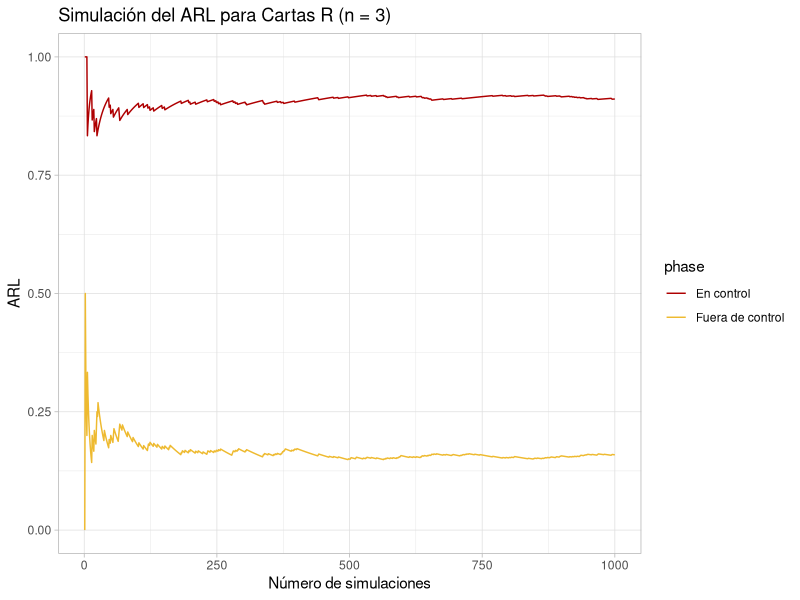
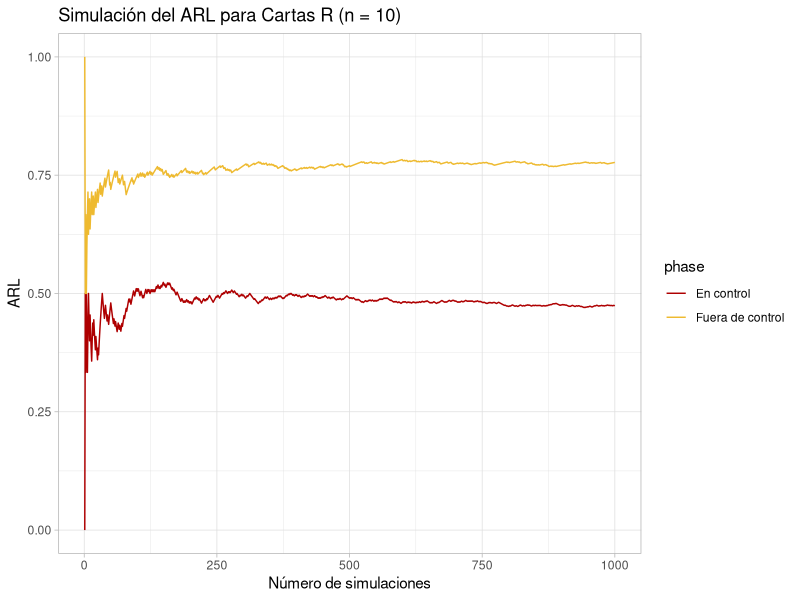

The R script that drew these images, in order:
################################################################################
############################### PUNTO 1 ########################################

library(ggplot2)

# Función para calcular el rango de una muestra
calculate_range <- function(sample_data) {
  return(max(sample_data) - min(sample_data))
}

# Función para simular ARL de Cartas R
simulate_R_chart_ARL_both_phases <- function(n, sigma, control_limits, num_simulations = 1000) {
  arl_results_in_control <- numeric(num_simulations)
  arl_results_out_of_control <- numeric(num_simulations)
  
  # Fase 1: Establecer límites de control
  for (i in 1:num_simulations) {
    sample_data <- rnorm(n, mean = 0, sd = sigma)
    sample_range <- calculate_range(sample_data)
    if (sample_range > control_limits) {
      arl_results_out_of_control[i] <- 1
    } else {
      arl_results_in_control[i] <- 1
    }
  }
  
  # Fase 2: Monitorear el proceso
  for (i in 1:num_simulations) {
    if (arl_results_in_control[i] == 1) {
      sample_data <- rnorm(n, mean = 0, sd = sigma)
      sample_range <- calculate_range(sample_data)
      if (sample_range > control_limits) {
        arl_results_out_of_control[i] <- 1
      }
    }
  }
  
  # Calcular ARL
  arl_in_control <- cumsum(arl_results_in_control) / seq_along(arl_results_in_control)
  arl_out_of_control <- cumsum(arl_results_out_of_control) / seq_along(arl_results_out_of_control)
  
  return(data.frame(
    simulation_number = seq_along(arl_in_control),
    ARL_in_control = arl_in_control,
    ARL_out_of_control = arl_out_of_control
  ))
}

# Parámetros
sigma <- 1  # Desviación estándar
control_limits <- 3 * sigma  # Límites de control
n_values <- c(3, 10)  # Tamaños de las muestras
num_simulations <- 1000  # Número de simulaciones

# Establecer semilla aleatoria para reproducibilidad
set.seed(123)

# Simular ARL para diferentes tamaños de muestra
arl_data <- lapply(n_values, function(n) {
  simulate_R_chart_ARL_both_phases(n, sigma, control_limits, num_simulations)
})

# Convertir datos a formato largo para ggplot
arl_long <- lapply(arl_data, function(df) {
  df_long <- tidyr::pivot_longer(df, cols = c(ARL_in_control, ARL_out_of_control),
                                 names_to = "phase", values_to = "ARL")
  df_long$phase <- factor(df_long$phase, levels = c("ARL_in_control", "ARL_out_of_control"),
                          labels = c("En control", "Fuera de control"))
  return(df_long)
})

# Graficar utilizando ggplot2
ggplot(arl_long[[1]], aes(x = simulation_number, y = ARL, color = phase, linetype = phase)) +
  geom_line() +
  labs(x = "Número de simulaciones", y = "ARL",
       title = "Simulación del ARL para Cartas R (n = 3)") +
  scale_color_manual(values = c("#ae0001", "#eeba30")) +
  scale_linetype_manual(values = c("solid","solid")) +
  theme_light()

ggplot(arl_long[[2]], aes(x = simulation_number, y = ARL, color = phase, linetype = phase)) +
  geom_line() +
  labs(x = "Número de simulaciones", y = "ARL",
       title = "Simulación del ARL para Cartas R (n = 10)") +
  scale_color_manual(values = c("#ae0001", "#eeba30")) +
  scale_linetype_manual(values = c("solid", "solid")) +
  theme_light()
